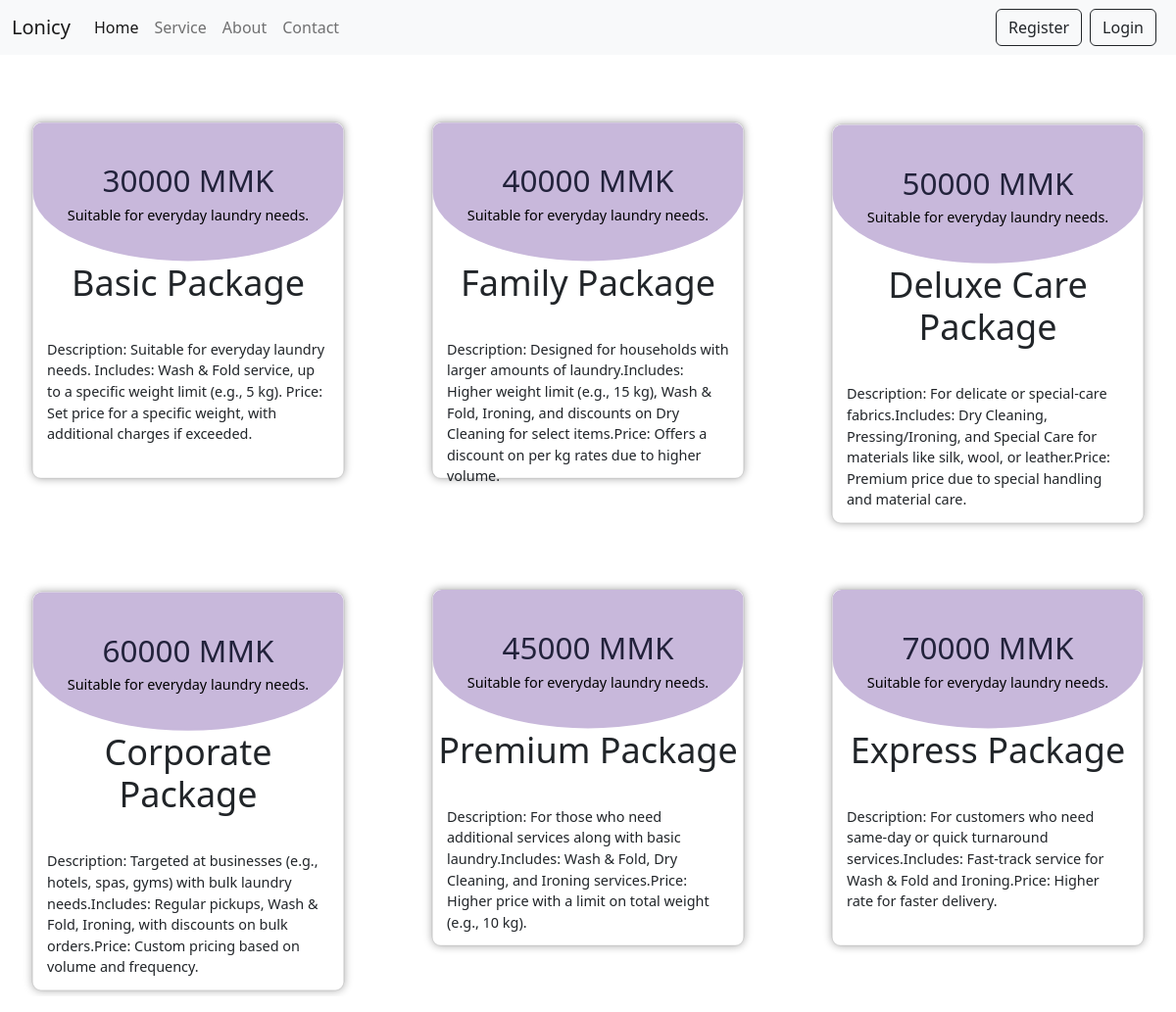
The app's page /service.php with its own data.
### tables this page shows
CREATE TABLE `category` (
  `cat_id` int(11) NOT NULL,
  `category` varchar(255) NOT NULL,
  `description` text NOT NULL,
  `cat_type` varchar(50) NOT NULL,
  `price` varchar(50) NOT NULL
);

### service.php (the view, shortened to what this page needs)
<?php
include('inc/conn.php');
?>
<!DOCTYPE html>
<html lang="en">
<head>
    <?php include('inc/link.php');?>
    <link href="https://cdn.jsdelivr.net/npm/bootstrap@5.3.3/dist/css/bootstrap.min.css" rel="stylesheet">
</head>
<body>
<?php include('inc/header.php'); ?>
        <div class="row row-cols-1 row-cols-md-3 g-4 mt-4">
            <?php
            $query = "SELECT * FROM category";
            $result = mysqli_query($connection, $query);
            while ($row = mysqli_fetch_array($result)) {
            ?>
                <div class="col">
                    <div class="pricingTable card">
                        <div class="pricingTable-header">
                            <div class="price-value"><?= $row['price'] . ' MMK'; ?> <span class="month">Suitable for everyday laundry needs.</span></div>
                        </div>
                        <h3 class="display-6 text-dark"><?= $row['cat_type']; ?></h3>
                        <div style="height: 150px;">
                            <div class="form-floating mt-3 mb-2">
                                <div class="text-dark text-start p-3 ">
                                    <?php echo $row['description'];?>
                                </div>
                            </div>
                        </div>
                    </div>
                </div>
            <?php
            }
            ?>
        </div>
</body>
</html>

### inc/link.php (shortened to what this page needs)
<link href="https://cdn.jsdelivr.net/npm/bootstrap@5.0.2/dist/css/bootstrap.min.css" rel="stylesheet">
<link rel="stylesheet" href="https://cdn.jsdelivr.net/npm/bootstrap-icons@1.11.3/font/bootstrap-icons.min.css">

### inc/header.php (shortened to what this page needs)
<nav class="navbar navbar-expand-lg navbar-light bg-light">
  <div class="container-fluid">
    <a class="navbar-brand" href="index.php">Lonicy</a>
    <div class="collapse navbar-collapse" id="navbarSupportedContent">
      <ul class="navbar-nav me-auto mb-2 mb-lg-0">
        <li class="nav-item">
          <a class="nav-link active" aria-current="page" href="index.php">Home</a>
        </li>
        <li class="nav-item">
          <a class="nav-link" href="service.php">Service</a>
        </li>
        <li class="nav-item">
          <a class="nav-link" href="about_us.php">About</a>
        </li>
        <li class="nav-item">
          <a class="nav-link" href="contact.php">Contact</a>
        </li>
      </ul>
      <?php
        if(empty($_SESSION['user_id'])):
      ?>
      <div class="d-flex">
        <a href="register.php" class="btn btn-outline-dark me-2">Register</a>
        <a href="login.php" class="btn btn-outline-dark me-2">Login</a>
      </div>
      <?php endif; ?>
    </div>
  </div>
</nav>

### service.php (style rules this page uses)
a { text-decoration: none; }
.pricingTable { text-align: center; background: #fff; margin: 0 15px; box-shadow: 0 0 10px #ababab; padding-bottom: 40px; border-radius: 10px; color: #cad0de; transform: scale(0.90); transition: all .6s ease 0s }
.pricingTable .pricingTable-header { padding: 40px 0; background-color: #c8b8db; border-radius: 10px 10px 50% 50%; transition: all .5s ease 0s }
.pricingTable .price-value { font-size: 35px; font-weight: 400; color: #22223b; transition: all .5s ease 0s }
.pricingTable .month { display: block; font-size: 16px; color: #000; }

### records on screen
category: price "30000", cat_type "Basic Package", description "Description: Suitable for everyday laundry needs. Includes: Wash & Fold service, up to a specific weight limit (e.g., 5 kg). Price: Set price for a specific weight, with additional charges if exceeded."
category: price "40000", cat_type "Family Package", description "Description: Designed for households with larger amounts of laundry.Includes: Higher weight limit (e.g., 15 kg), Wash & Fold, Ironing, and discounts on Dry Cleaning for select items.Price: Offers a discount on per kg rates due to higher volume."
category: price "50000", cat_type "Deluxe Care Package", description "Description: For delicate or special-care fabrics.Includes: Dry Cleaning, Pressing/Ironing, and Special Care for materials like silk, wool, or leather.Price: Premium price due to special handling and material care."
category: price "60000", cat_type "Corporate Package", description "Description: Targeted at businesses (e.g., hotels, spas, gyms) with bulk laundry needs.Includes: Regular pickups, Wash & Fold, Ironing, with discounts on bulk orders.Price: Custom pricing based on volume and frequency."
category: price "45000", cat_type "Premium Package", description "Description: For those who need additional services along with basic laundry.Includes: Wash & Fold, Dry Cleaning, and Ironing services.Price: Higher price with a limit on total weight (e.g., 10 kg)."
category: price "70000", cat_type "Express Package", description "Description: For customers who need same-day or quick turnaround services.Includes: Fast-track service for Wash & Fold and Ironing.Price: Higher rate for faster delivery."
